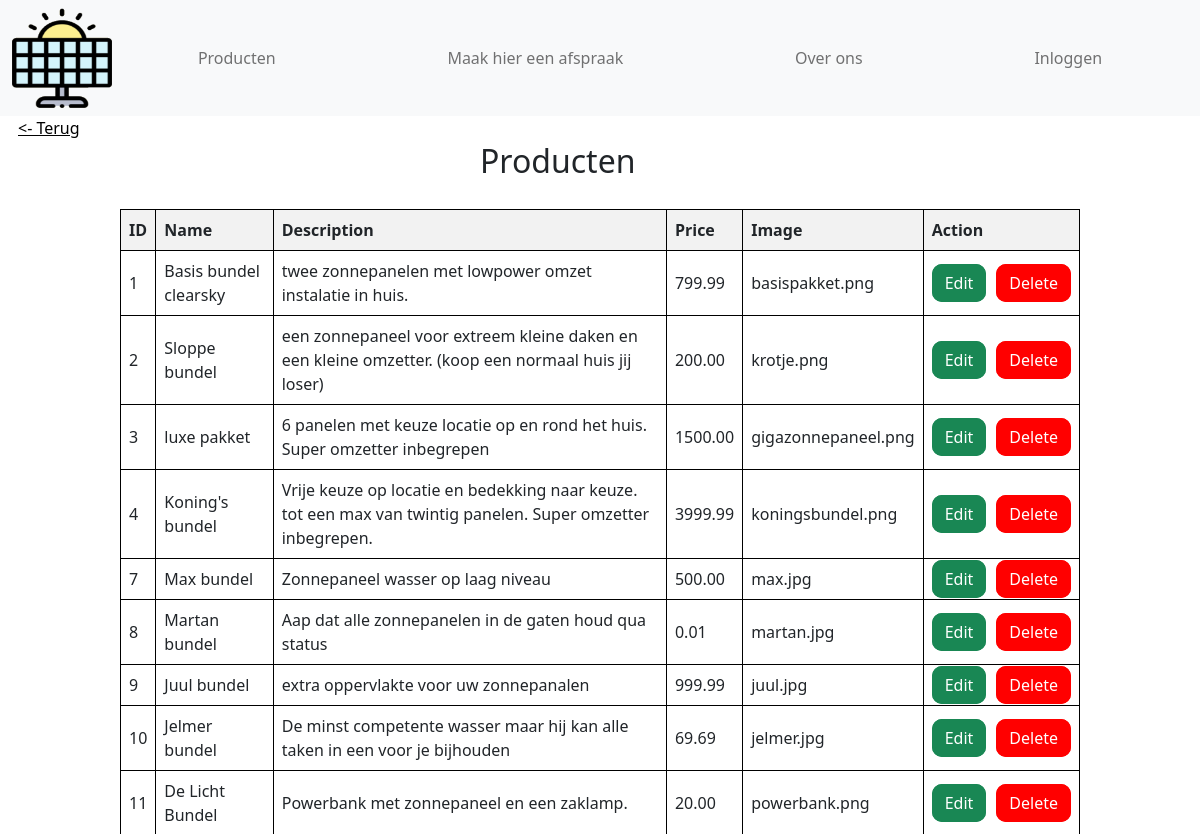
The app's page /productoverview.php with its own data.
### tables this page shows
CREATE TABLE `products` (
  `id` int(11) NOT NULL,
  `name` varchar(255) NOT NULL,
  `description` text NOT NULL,
  `price` decimal(10,2) NOT NULL,
  `image` varchar(255) NOT NULL
);

### productoverview.php (the view, shortened to what this page needs)
<!DOCTYPE html>
<html lang="en">
<head>
    <?php
    include_once ("header.php");
    ?>
    <link rel="stylesheet" href="css/admin.css">
</head>
<?php
$conn = connection();
$sql = "SELECT id, name, description, price, image FROM products";
$result = $conn->query($sql);
$rows = array();
if ($result->rowCount() > 0) {
    while ($row = $result->fetch(PDO::FETCH_ASSOC)) {
        $rows[] = $row;
    }
} else {
    echo "0 results";
}
?>
<body>
    <input type="button" class="button" value="<- Terug" onclick="window.location.href='admin.php'" />
    <h2 class="editproduct">Producten</h2>
    <div class="tabel2">
        <table>
            <thead>
                <tr>
                    <th>ID</th>
                    <th>Name</th>
                    <th>Description</th>
                    <th>Price</th>
                    <th>Image</th>
                    <th>Action</th>
                </tr>
            </thead>
            <tbody>
                <?php
                foreach ($rows as $row) {
                    echo "<tr>";
                    echo "<td>" . $row['id'] . "</td>";
                    echo "<td>" . $row['name'] . "</td>";
                    echo "<td>" . $row['description'] . "</td>";
                    echo "<td>" . $row['price'] . "</td>";
                    echo "<td>" . $row['image'] . "</td>";
                    echo "<td>";
                    echo "<a href='editproduct.php?id=" . $row['id'] . "' class='knopedit'>Edit</a>";
                    echo "<a href='deleteproduct.php?id=" . $row['id'] . "' class='knopdelete'>Delete</a>";
                    echo "</td>";
                    echo "</tr>";
                }
                ?>
            </tbody>
        </table>
    </div>
</body>
</html>

### css/header.css (style rules this page uses)
body { margin: 0px; }

### css/admin.css (style rules this page uses)
body { background: #fff; margin: 0px; }
table { border-collapse: collapse; width: 100%; }
th, td { border: 1px solid black; padding: 8px; text-align: left; }
th { background-color: #f2f2f2; }
.button { position: absolute; background-color: transparent; border: none; padding: 0; margin: 0; font-size: inherit; color: black; cursor: pointer; text-decoration: underline; left: 1.5%; }
.tabel2 { position: absolute; top: 25%; left: 10%; height: 30%; width: 80%; }
.editproduct { position: absolute; left: 40%; top: 17%; }
.knopedit { background-color: #198754; border: #198754 solid 3px; border-radius: 10px; margin-right: 10px; text-decoration: none; color: #fff; padding: 5px 10px; }
.knopdelete { background-color: red; border: red solid 3px; border-radius: 10px; text-decoration: none; color: #fff; padding: 5px 10px; }

### records on screen
products: id "1", name "Basis bundel clearsky", description "twee zonnepanelen met lowpower omzet instalatie in huis.", price "799.99", image "basispakket.png"
products: id "2", name "Sloppe bundel", description "een zonnepaneel voor extreem kleine daken en een kleine omzetter. (koop een normaal huis jij loser)", price "200.00", image "krotje.png"
products: id "3", name "luxe pakket", description "6 panelen met keuze locatie op en rond het huis. Super omzetter inbegrepen", price "1500.00", image "gigazonnepaneel.png"
products: id "4", name "Koning's bundel", description "Vrije keuze op locatie en bedekking naar keuze. tot een max van twintig panelen. Super omzetter inbegrepen.", price "3999.99", image "koningsbundel.png"
products: id "7", name "Max bundel", description "Zonnepaneel wasser op laag niveau", price "500.00", image "max.jpg"
products: id "8", name "Martan bundel", description "Aap dat alle zonnepanelen in de gaten houd qua status", price "0.01", image "martan.jpg"
products: id "9", name "Juul bundel", description "extra oppervlakte voor uw zonnepanalen", price "999.99", image "juul.jpg"
products: id "10", name "Jelmer bundel", description "De minst competente wasser maar hij kan alle taken in een voor je bijhouden", price "69.69", image "jelmer.jpg"
products: id "11", name "De Licht Bundel", description "Powerbank met zonnepaneel en een zaklamp.", price "20.00", image "powerbank.png"
